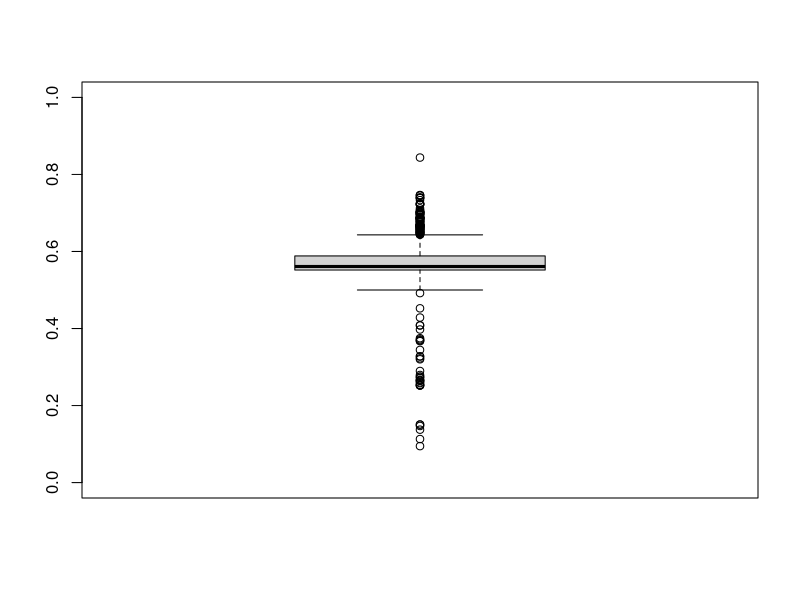
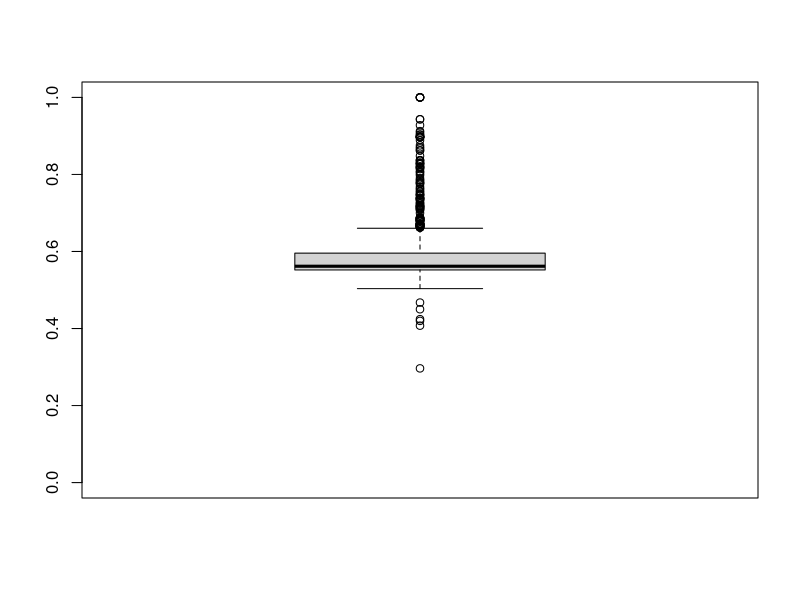
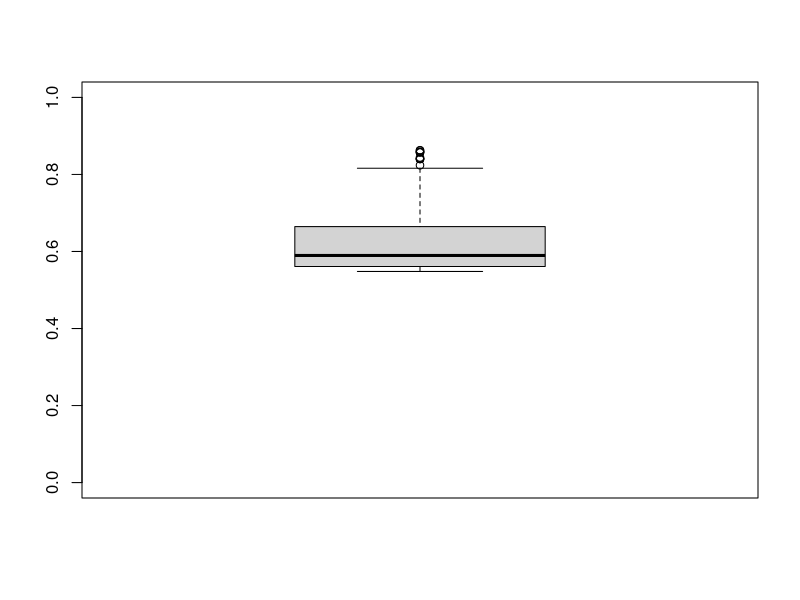
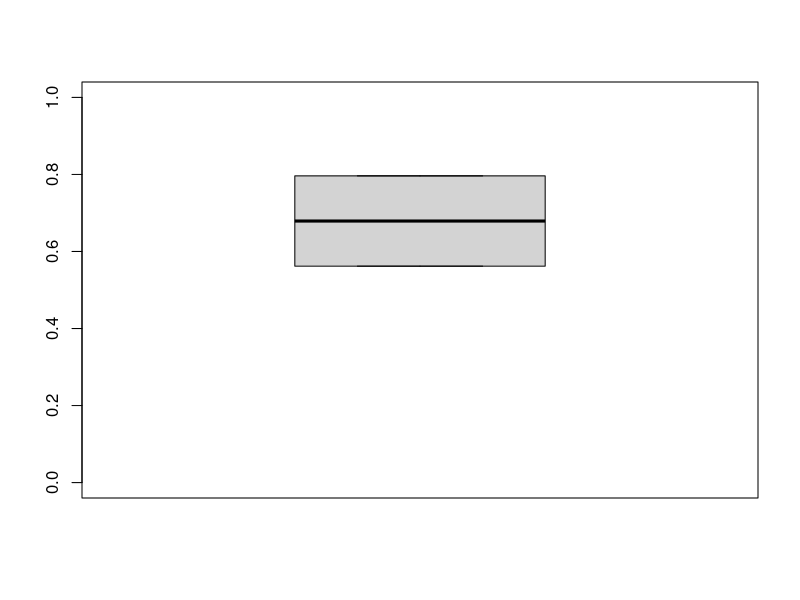

Reproduce these figures in R, in order.
########################
## SANER2015 RQ2
## @author:Yuki Ueda
## @createdOn:2015/10/15
########################
#pdf("RQ2_1.pdf")


### Set data
num <- data.frame() # Init

# Input csv
num <- read.csv("CSVdata_o_3/numOfPatchsets_1.csv"
                 ,sep=",", header=TRUE)

### number of patchset's voting(+1, -1) is 1
# index_l_m: vote is "like" and status is "merge"
# index_d_a: vote is "dislike" and status is abandoned
index_l_m <- data.frame()
index_d_m <- data.frame()
index_l_a <- data.frame()
index_d_a <- data.frame()

for(i in 1:nrow(num)){
  if(num$Status[i] == "merged"){      # status is merge
    if(num$VotingScore[i] == 1){      # vote is like
      index_l_m <- rbind(index_l_m, num[i,])
    }else{                            # vote is dislike
      index_d_m <- rbind(index_d_m, num[i,])
    }
  }else{                              # status is abandoned
    if(num$VotingScore[i] == 1){      # vote is like
      index_l_a <- rbind(index_l_a, num[i,])
    }else{
      index_d_a <- rbind(index_d_a, num[i,])
    }
  }
}

index_merge <- list(index_l_m, index_d_m)
index_abondone <- list(index_l_a, index_d_a)
index <- list(index_abondone, index_merge)

for(i in index){
  for(j in i){
    value = j$CurrentPar
    name = paste("Openstack_1_", j$VotingScore[1], "_", j$Status[1],"_",length(value),sep = "")
    pdf(paste("pdf/",name,".pdf",sep=""))
    boxplot(value, ylim=c(0,1))
    print(name)
  }
}
